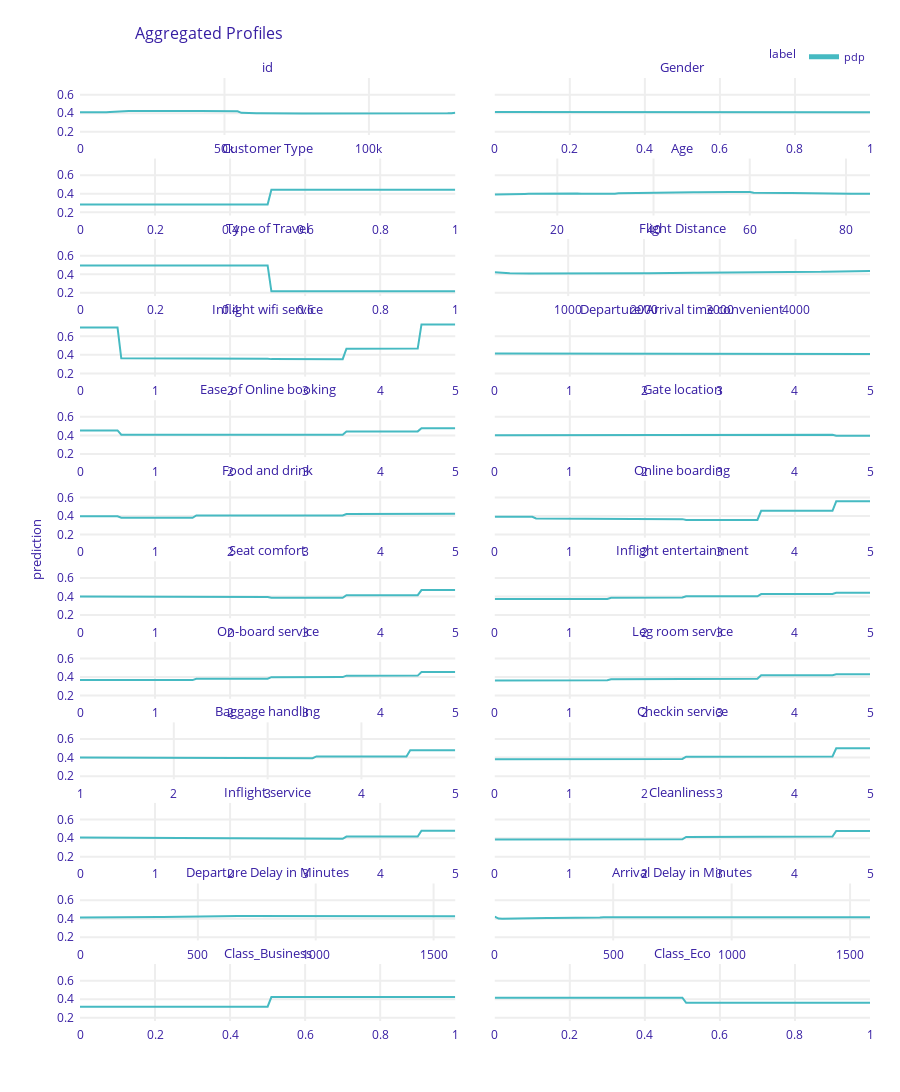

Notebook source saved alongside this figure:
### Markdown cell above
Globalnie w modelu najważniejszym czynnikiem decyzyjnym okazał się być `Inflight wifi service`. Kolejne to `Type of travel`, `Online boarding` i `Customer Type`. Zaskakuje niski wynik wpływu klasy.

### Code cell
# PDP plots for all variables 
explainer.model_profile(type = 'partial', label="pdp").plot()
